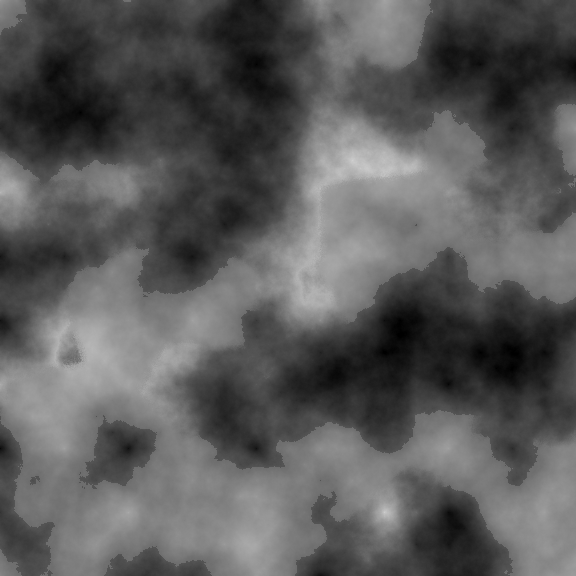
#> input picture height_map/examples/cassandra_generator/modified_heightmap.png, 576 x 576 px
$ python 03_heightmap_to_latlon_csv.py
#> lines starting #> are read from the running program, lines starting #| are printed output that depends on the picture
import numpy as np
import pandas as pd
from PIL import Image
import matplotlib.pyplot as plt

# Загрузка сохраненного изображения карты высот
height_map_image = Image.open('modified_heightmap.png').convert('L')
height_map_data = np.array(height_map_image)

# Нормализация значений высоты для масштабирования
max_height = np.max(height_map_data)
#> max_height = 208
normalized_data = height_map_data / max_height
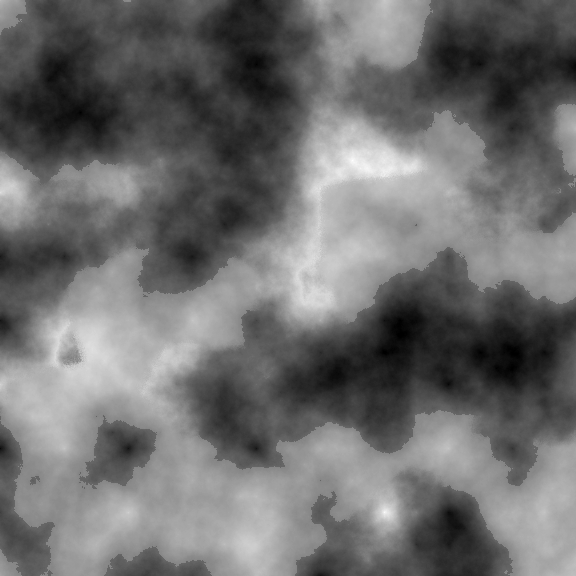
#> normalized_data: shape (576, 576) float64; min 0, max 1, mean 0.432

# Параметры начальной точки (широта и долгота)
initial_latitude = 55.0  # пример широты
initial_longitude = 37.0  # пример долготы

# Между точками 10 метров, преобразуем в градусы
# 1 градус широты приблизительно равен 111000 метрам
meters_per_degree_lat = 111000
meters_per_degree_lon = meters_per_degree_lat * np.cos(np.radians(initial_latitude))

# Преобразование карты высот в массив координат
points = []
for i in range(normalized_data.shape[0]):
    for j in range(normalized_data.shape[1]):
        latitude = initial_latitude + (i * 10 / meters_per_degree_lat)
        longitude = initial_longitude + (j * 10 / meters_per_degree_lon)
        altitude = normalized_data[i, j] * max_height
        points.append([latitude, longitude, altitude])
#> after the loop, points = 331776 items

# Сохранение массива в CSV
df = pd.DataFrame(points, columns=['latitude', 'longitude', 'altitude'])
#> df = table of 331776 rows and 3 columns
df.to_csv('heightmap_3d_points.csv', index=False)

print("CSV файл успешно создан: heightmap_3d_points.csv")
